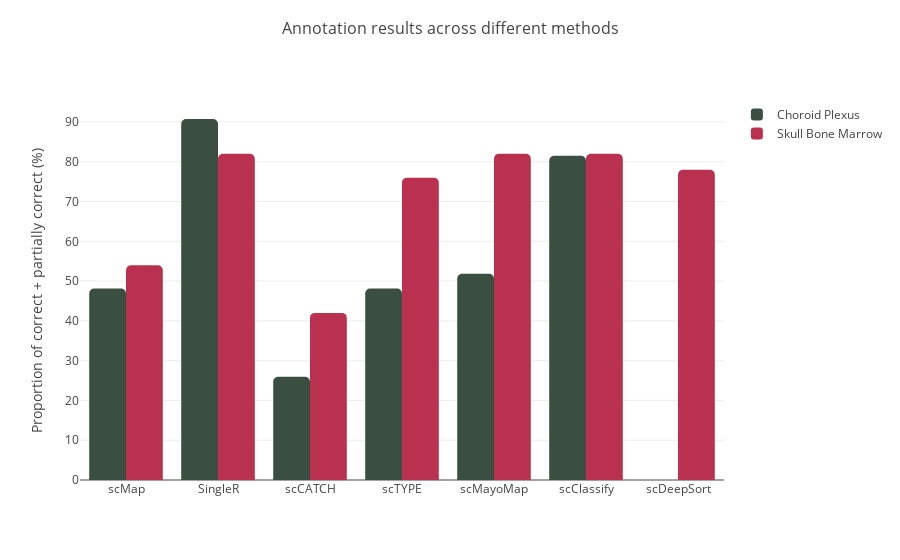

Write notebook code for a chart like this one.
### Markdown cell above
### SBM and CP combined results

### Code cell
# Joint barchart comparing all annotations cross SBM and CP datasets

# Figure x - Plotting gptcelltype results versus other marker, correlation and supervised learning methods
# Methods compared : SingleR, scMAP, scType, scMayoMap, scClassify, scDeepSort, CellTypist
ref_methods=['scMap', 'SingleR','scCATCH', 'scTYPE', 'scMayoMap', 'scClassify', 'scDeepSort']


fig = go.Figure(data=[
    go.Bar(name='Choroid Plexus', x=ref_methods, y=np.array([26, 49, 14, 26, 28, 44, 0]) / 54 * 100,
           marker_color='#3A4F41'),
    go.Bar(name='Skull Bone Marrow', x=ref_methods, y=np.array([27, 41, 21, 38, 41, 41, 39]) / 50 * 100, 
           marker_color='#B9314F'),
], layout=dict(
        barcornerradius=5,
    ),)
# Change the bar mode
fig.update_layout(barmode='group', 
                  template='none',
                  yaxis = dict(title='Proportion of correct + partially correct (%)',
                               title_font = dict(size=14)),
                  title = dict(text = 'Annotation results across different methods',
                               font=dict(size=16),
                               xanchor='center',
                               yanchor='middle',
                               x=0.5,
                               y=0.95))
fig.show()
#pio.write_image(fig, '../../PNG_results/sbm_barchart_markerbased_results.png')

### Figure 1 — Plotly figure (JSON) as saved in the notebook; plotly's stock layout.template omitted (floating-point values rounded to 4 significant figures)
{"data": [{"marker": {"color": "#3A4F41"}, "name": "Choroid Plexus", "type": "bar", "x": ["scMap", "SingleR", "scCATCH", "scTYPE", "scMayoMap", "scClassify", "scDeepSort"], "y": [48.15, 90.74, 25.93, 48.15, 51.85, 81.48, 0.0]}, {"marker": {"color": "#B9314F"}, "name": "Skull Bone Marrow", "type": "bar", "x": ["scMap", "SingleR", "scCATCH", "scTYPE", "scMayoMap", "scClassify", "scDeepSort"], "y": [54.0, 82.0, 42.0, 76.0, 82.0, 82.0, 78.0]}], "layout": {"barcornerradius": 5, "barmode": "group", "title": {"font": {"size": 16}, "text": "Annotation results across different methods", "x": 0.5, "xanchor": "center", "y": 0.95, "yanchor": "middle"}, "yaxis": {"title": {"font": {"size": 14}, "text": "Proportion of correct + partially correct (%)"}}}}
